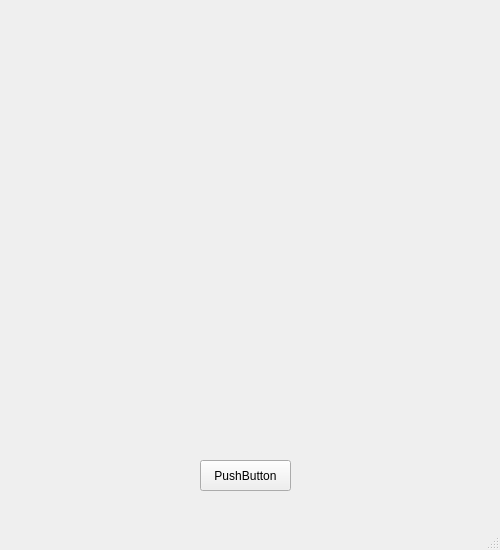
<?xml version="1.0" encoding="UTF-8"?>
<ui version="4.0">
 <class>MainWindow</class>
 <widget class="QMainWindow" name="MainWindow">
  <property name="geometry">
   <rect>
    <x>0</x>
    <y>0</y>
    <width>500</width>
    <height>550</height>
   </rect>
  </property>
  <property name="windowTitle">
   <string>MainWindow</string>
  </property>
  <widget class="QWidget" name="centralwidget">
   <widget class="QPushButton" name="pushButton">
    <property name="geometry">
     <rect>
      <x>200</x>
      <y>460</y>
      <width>91</width>
      <height>31</height>
     </rect>
    </property>
    <property name="text">
     <string>PushButton</string>
    </property>
   </widget>
  </widget>
  <widget class="QMenuBar" name="menubar">
   <property name="geometry">
    <rect>
     <x>0</x>
     <y>0</y>
     <width>500</width>
     <height>21</height>
    </rect>
   </property>
  </widget>
  <widget class="QStatusBar" name="statusbar"/>
 </widget>
 <resources/>
 <connections/>
</ui>
